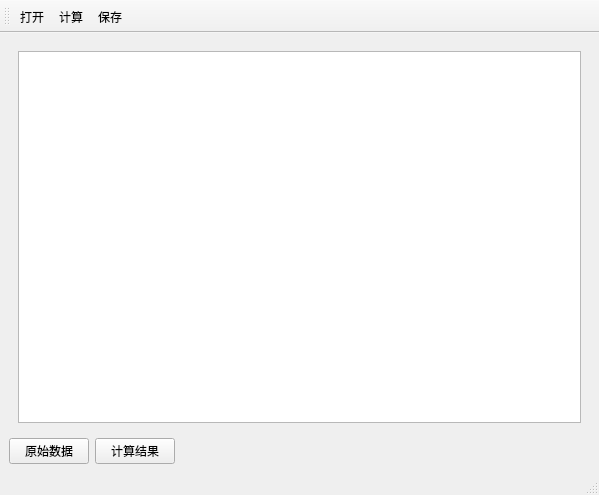
<?xml version="1.0" encoding="UTF-8"?>
<ui version="4.0">
 <class>MainWindow</class>
 <widget class="QMainWindow" name="MainWindow">
  <property name="geometry">
   <rect>
    <x>0</x>
    <y>0</y>
    <width>599</width>
    <height>495</height>
   </rect>
  </property>
  <property name="windowTitle">
   <string>MainWindow</string>
  </property>
  <widget class="QWidget" name="centralwidget">
   <layout class="QVBoxLayout" name="verticalLayout">
    <item>
     <widget class="QStackedWidget" name="stackedWidget">
      <property name="currentIndex">
       <number>1</number>
      </property>
      <widget class="QWidget" name="page_data">
       <layout class="QHBoxLayout" name="horizontalLayout_2">
        <item>
         <widget class="QTableWidget" name="tableWidget"/>
        </item>
       </layout>
      </widget>
      <widget class="QWidget" name="page_report">
       <layout class="QHBoxLayout" name="horizontalLayout_3">
        <item>
         <widget class="QTextBrowser" name="textBrowser"/>
        </item>
       </layout>
      </widget>
     </widget>
    </item>
    <item>
     <layout class="QHBoxLayout" name="horizontalLayout">
      <item>
       <widget class="QPushButton" name="pushButton_data">
        <property name="text">
         <string>原始数据</string>
        </property>
       </widget>
      </item>
      <item>
       <widget class="QPushButton" name="pushButton_report">
        <property name="text">
         <string>计算结果</string>
        </property>
       </widget>
      </item>
      <item>
       <spacer name="horizontalSpacer">
        <property name="orientation">
         <enum>Qt::Horizontal</enum>
        </property>
        <property name="sizeHint" stdset="0">
         <size>
          <width>40</width>
          <height>20</height>
         </size>
        </property>
       </spacer>
      </item>
     </layout>
    </item>
   </layout>
  </widget>
  <widget class="QStatusBar" name="statusbar"/>
  <widget class="QToolBar" name="toolBar">
   <property name="windowTitle">
    <string>toolBar</string>
   </property>
   <property name="toolButtonStyle">
    <enum>Qt::ToolButtonTextUnderIcon</enum>
   </property>
   <attribute name="toolBarArea">
    <enum>TopToolBarArea</enum>
   </attribute>
   <attribute name="toolBarBreak">
    <bool>false</bool>
   </attribute>
   <addaction name="action_open"/>
   <addaction name="action_count"/>
   <addaction name="action_save"/>
  </widget>
  <action name="action_open">
   <property name="icon">
    <iconset>
     <normaloff>C:/Users/tys/Desktop/测绘程序设计校赛 C012/图标/11icon/imageres 004.png</normaloff>C:/Users/tys/Desktop/测绘程序设计校赛 C012/图标/11icon/imageres 004.png</iconset>
   </property>
   <property name="text">
    <string>打开</string>
   </property>
  </action>
  <action name="action_count">
   <property name="icon">
    <iconset>
     <normaloff>C:/Users/tys/Desktop/测绘程序设计校赛 C012/图标/11icon/imageres 112.png</normaloff>C:/Users/tys/Desktop/测绘程序设计校赛 C012/图标/11icon/imageres 112.png</iconset>
   </property>
   <property name="text">
    <string>计算</string>
   </property>
  </action>
  <action name="action_save">
   <property name="icon">
    <iconset>
     <normaloff>C:/Users/tys/Desktop/测绘程序设计校赛 C012/图标/11icon/shell32 259.png</normaloff>C:/Users/tys/Desktop/测绘程序设计校赛 C012/图标/11icon/shell32 259.png</iconset>
   </property>
   <property name="text">
    <string>保存</string>
   </property>
  </action>
 </widget>
 <resources/>
 <connections/>
</ui>
